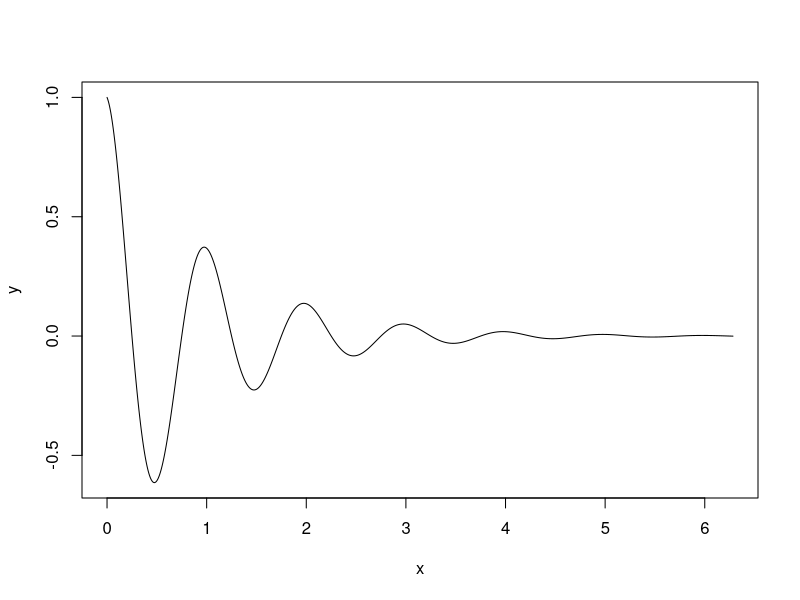

R code for this plot:
## ---- chunk 1
# Function to multiply integers from 1 to 10 by a parameter value
get.multiples1to10 <- function(multiplier){
  numbers <- 1:10
  return(multiplier * numbers)
}

# Loop over parameter values 2, 3, and 4
for(current_value in 2:4){
  # Get the multiples
  results <- get.multiples1to10(multiplier = current_value)
  
  # Construct the filename
  the_filename <- paste("multiples1to10--multiplier", current_value, ".csv")
  
  # Write the vector directly to CSV
  write.csv(results, file = the_filename, row.names = FALSE)
  
  sumofall <- 1 + 2 + 3
  print(sumofall)
  
}
# Calculation for best food

Sashimi <- 10
Burger <- 5
Friedchicken <- 8

## ---- chunk 2

# This is a cool plot
x <- seq(0,2*pi, length.out=1000)
y <- exp(-x)*cos(2*pi*x)
plot(x,y,type="l")
